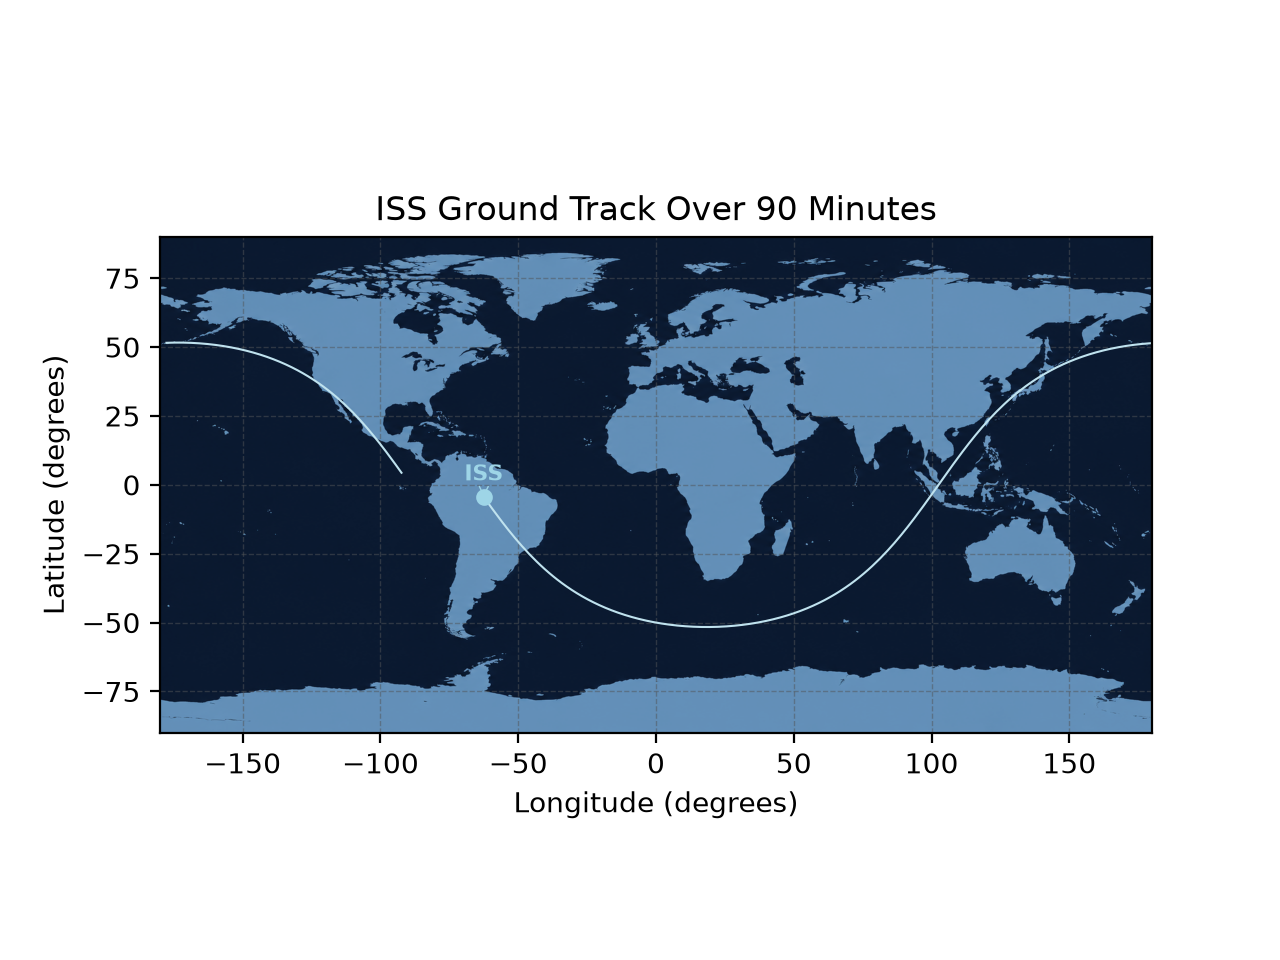

Write the Python code that produced this figure.
from sgp4.api import Satrec, jday
from datetime import datetime, timezone
import requests
import os
import time
import numpy as np
import matplotlib.pyplot as plt


# /// CONSTANTS ///

url = 'https://celestrak.org/NORAD/elements/gp.php?CATNR=25544&FORMAT=TLE'
file_name = 'iss.txt'
max_age = 6 * 3600 # dis is every 6 hours
earth_radius = 6378.137 # in km ofc 


# /// FUNCTIONS ///

# --- This function gets the ISS TLE from Celestrak and saves it as a file, or use the saved file if it exists within the max_age ---
def get_iss_tle():

    if os.path.exists(file_name):

        age = time.time() - os.path.getmtime(file_name)

        if age < max_age:
            print('using saved file')
            with open(file_name) as f:
                return f.read().splitlines()[1:]
    
    print('file too old or not found, downloading new file')
    response = requests.get(url, timeout = 10)
    lines = response.text.splitlines()
    response.raise_for_status()

    with open(file_name, 'w') as f:
        f.write('\n'.join(lines))

    return lines[1:]

# --- This function propagates the ISS's positions and its time ---
def propagate(sat, jd, fr, minutes=90, step_s=30):

    positions = []
    times = []
    offsets = range(0, minutes * 60 + step_s, step_s)

    for t in offsets:
        error, r, _ = sat.sgp4(jd, fr + (t / 86400))

        if error != 0:
            raise RuntimeError(f'sgp4 failed with error code {error}')

        positions.append(r)
        times.append(jd + fr + (t / 86400))

    return np.array(positions), np.array(times)

# --- This function converts the ISS's positions and times to latitude and longitude ---
def to_lat_lon(positions, times):

    x = positions[:, 0]
    y = positions[:, 1]
    z = positions[:, 2]
    mag_x_y = ( x**2 + y**2 )**0.5
    rotation_angle = ( 280.46061837 + 360.98564736629 * ( times - 2451545.0 ) ) % 360

    latitude = np.degrees( np.arctan2(z, mag_x_y) )

    longitude_raw = np.degrees( np.arctan2(y, x) ) - rotation_angle
    longitude = ( (longitude_raw + 180) % 360 ) - 180

    return latitude, longitude

# --- This function checks the code's data to ensure all is good ---
def check_data():

    print(' /// CHECKING ISS DATA /// ')

    print()

    
    # --- iss altitude and speed check should be around 400km and 7.66km/s otherwise youre doomed ---
    print('ISS Altitude and Speed Check Expectation: Altitude: 350-450 km, Speed: 7.5-8.0 km/s')
    iss_altitude_speed_check = False
    if (350 < iss_altitude < 450) and (7.5 < iss_speed < 8.0):
        iss_altitude_speed_check = True

    if iss_altitude_speed_check == True:
        print('ISS altitude and speed check:  PASSED -', f'Altitude: {iss_altitude:.2f} km, Speed: {iss_speed:.2f} km/s')
    else:
        print('ISS altitude and speed check: FAILED -', f'Altitude: {iss_altitude:.2f} km, Speed: {iss_speed:.2f} km/s')

    print()

    # --- TLE check should be 69 69 otherwise youre doomed ---
    print('TLE Check Expectation: Line 1 length: 69, Line 2 length: 69')

    TLE_check = False

    if len(line1) == 69 and len(line2) == 69:
        TLE_check = True

    if TLE_check == True:
        print('TLE check:  PASSED -', f'Line 1 length: {len(line1)}, Line 2 length: {len(line2)}')
    else:
        print('TLE check:  FAILED -', f'Line 1 length: {len(line1)}, Line 2 length: {len(line2)}')

    print()

    # --- propagate check should be 181 positions and times otherwise youre doomed ---
    print('Propagate Check Expectation: Positions: 181, Times: 181')

    propogate_check = False

    propogation_positions = len(positions)
    propogation_times = len(times)
    
    if propogation_positions == 181 and propogation_times == 181:
        propogate_check = True

    if propogate_check == True:
        print('Propagate check:  PASSED -', f'Positions: {propogation_positions}, Times: {propogation_times}')
    else:
        print('Propagate check:  FAILED -', f'Positions: {propogation_positions}, Times: {propogation_times}')

    print()

    # --- altitudes check for propagation. all altitudes yshould be between 350 and 450km otherwise youre doomed ---
    print('Altitudes Check for Propagation Expectation: Altitudes: 350-450 km')

    altitude_check = True

    for pos in positions:
        altitude = ( pos[0]**2 + pos[1]**2 + pos[2]**2 )**0.5 - earth_radius
        if not (350 < altitude < 450):
            altitude_check = False
            break

    if altitude_check == True:
        print('Altitudes check for propagation:  PASSED -', 'Theyre all between 350 and 450 km')
    else:
        print('Altitudes check for propagation:  FAILED -', 'At least one or more position is not between 350 and 450 km')

    print()

    # --- gap between start and end of propagation check. should be around 1350km otherwise youre doomed ---
    print('Gap Check for Propagation Expectation: Gap: 1300-1400 km')
    gap_check = False

    last_position = positions[-1]
    first_position = positions[0]
    gap = np.linalg.norm(last_position - first_position)

    if (1300 < gap < 1400):
        gap_check = True

    if gap_check == True:
        print('Gap check for propagation:  PASSED -',  f'Gap: {gap:.2f} km')
    else:
        print('Gap check for propagation:  FAILED -', f'Gap: {gap:.2f} km')

    print()

    # --- Latitude should be between -51.6 and 51.6 degrees otherwise youre doomed ---
    print('Latitude Check for Propagation Expectation: Latitude: -51.6 to 51.6 degrees')
    latitude_check = False
    if ( 51 <= max(latitude) < 52) and (-52 <= min(latitude) < -51):
        latitude_check = True

    if latitude_check == True:
        print('Latitude check for propagation:  PASSED -', 'Theyre all between -51.6 and 51.6 degrees')
    else:
        print('Latitude check for propagation:  FAILED -', 'At least one or more position is not between -51.6 and 51.6 degrees')

    print()

    # --- Longitude should be between -180 and 180 degrees otherwise youre doomed ---
    print('Longitude Check for Propagation Expectation: Longitude: -180 to 180 degrees')
    longitude_check = False

    for lon in longitude:
        if (-180 <= lon <= 180):
            longitude_check = True
        else:
            longitude_check = False
            break

    if longitude_check == True:
        print('Longitude check for propagation:  PASSED -', 'Theyre all between -180 and 180 degrees')
    else:
        print('Longitude check for propagation:  FAILED -', 'At least one or more position is not between -180 and 180 degrees')

    print()

    # --- Latitude and Longitude should be 181 elements each otherwise youre doomed ---
    print('Latitude and Longitude Check for Propagation Expectation: Latitude: 181, Longitude: 181')
    lat_lon_check = False

    if len(latitude) == 181 and len(longitude) == 181:
        lat_lon_check = True

    if lat_lon_check == True:
        print('Latitude and Longitude check for propagation:  PASSED -', f'Latitude: {len(latitude)}, Longitude: {len(longitude)}')
    else:
        print('Latitude and Longitude check for propagation:  FAILED -', f'Latitude: {len(latitude)}, Longitude: {len(longitude)}')

    print()

    # --- No NaN values in latitude and longitude otherwise youre doomed ---
    print('NaN Check for Latitude and Longitude Expectation: No NaN values in Latitude and Longitude')
    nan_check = True

    if np.any( np.isnan(latitude) ) or np.any( np.isnan(longitude) ):
        nan_check = False

    if nan_check == True:
        print('NaN check for Latitude and Longitude:  PASSED -', 'No NaN values in Latitude and Longitude')
    else:
        print('NaN check for Latitude and Longitude:  FAILED -', 'At least one or more NaN values in Latitude and Longitude')

    print()

    print(' /// END CHECKING ISS DATA /// ')

# --- This function plots the ISS's ground track on a map of the Earth ---
def plot_ground_track(latitude, longitude):

    plot_break =  np.where( abs(np.diff(longitude)) > 100 )[0]
    
    longitude_plot = np.insert(longitude, plot_break + 1, np.nan)
    latitude_plot = np.insert(latitude, plot_break + 1, np.nan)
    plt.plot(longitude_plot, latitude_plot, color="#BFE2EE", linewidth=0.75)
    plt.plot(longitude_plot[0], latitude_plot[0], marker='o', color="#9ED5E7", markersize=5)
    plt.annotate('ISS', xytext=(longitude_plot[0] - 7, latitude_plot[0] + 6), xy=(longitude_plot[0], latitude_plot[0]), color="#9ED5E7", fontsize=8, fontweight='bold', arrowprops=dict(arrowstyle='->', color="#9ED5E7", lw=0.5))
    plt.xlim(-180, 180)
    plt.ylim(-90, 90)

    plt.title('ISS Ground Track Over 90 Minutes')
    plt.xlabel('Longitude (degrees)')
    plt.ylabel('Latitude (degrees)')

    image = plt.imread('earth_map.png')
    plt.imshow(image, extent=[-180, 180, -90, 90])

    plt.grid(True, linestyle='--', linewidth=0.5, color="#525558", alpha=0.5)
    plt.gca().set_aspect('equal')

    plt.show()

# /// MAIN BLOCK ///

if __name__ == '__main__':  


    line1, line2 = get_iss_tle()

    sat = Satrec.twoline2rv(line1, line2)

    time_now = datetime.now(timezone.utc)
    jd, fr = jday(time_now.year, time_now.month, time_now.day,
              time_now.hour, time_now.minute, time_now.second)

    error, r, v = sat.sgp4(jd, fr)

    if error != 0:
        raise RuntimeError(f'sgp4 failed with error code {error}')


    iss_altitude = ( r[0]**2 + r[1]**2 + r[2]**2 )**0.5 - earth_radius
    iss_speed = ( v[0]**2 + v[1]**2 + v[2]**2 )**0.5

    
    positions, times = propagate(sat, jd, fr, minutes=90, step_s=30)
    latitude, longitude = to_lat_lon(positions, times)



    ask_location = input('Do you want to check the ISS location? (y/n): ').lower()
    if ask_location == 'y':
        print('longitude right now:', longitude[0])
        print('latitude right now:', latitude[0])
    elif ask_location == 'n':
        print('ok whatever')
    else:
        print('what are you saying')


    ask_check = input('Do you want to check the data? (y/n): ').lower()
    if ask_check == 'y':
        check_data()
    elif ask_check == 'n':
        print('ok whatever')
    else:
        print('what are you saying')


    ask_plot = input('Do you want to plot the ground track? (y/n): ').lower()
    if ask_plot == 'y':
        plot_ground_track(latitude, longitude)
    elif ask_plot == 'n':
        print('ok whatever')
    else:
        print('what are you saying')
